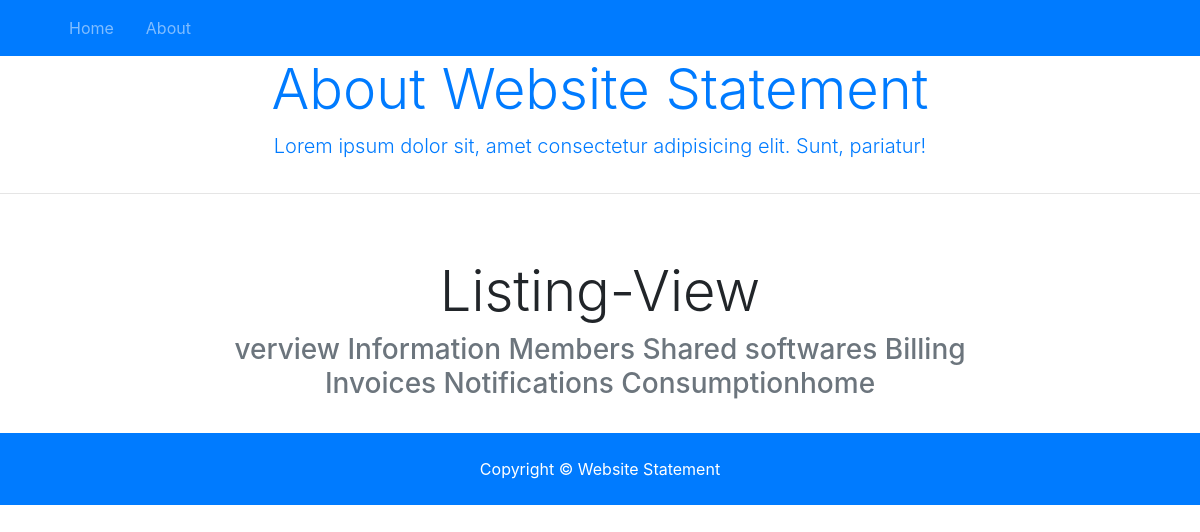
Screenshot of /books/book/1/ with the database file from the repository.
### books/models.py (models this page shows, shortened)
class Books(models.Model):
    title = models.CharField(max_length=100)
    slug = models.SlugField(null=True)
    post = models.TextField(max_length=250, blank=True)
    author = models.CharField(max_length=100)

### books/views.py (the view)
# urls.py: path('book/<int:pk>/', BookDetailView.as_view(), name='book_detail'),
class BookDetailView(DetailView):
    model = Books
    template_name = 'book_detail.html'
    def get_context_data(self, **kwargs):
        context = super().get_context_data(**kwargs)
        context['time'] = timezone.now()
        return context

### templates/book_detail.html (shortened to what this page needs)
    {% extends "base.html" %}
    {% block content %}
    <div class="container" style="max-width:800px">
        <div class="px-3 py-3 pt-md-5 pb-md-4 mx-auto text-center">
            <h1 class="display-4">{{books.title}}</h1>
            <div class="d-flex justify-content-between align-items-center">
                <h3 class="text-muted">{{books.post}}</h3>
            </div>
        </div>
    </div>
    {% endblock %}

### rows the page displays
Books: title "Listing-View", post "verview Information Members Shared softwares Billing Invoices Notifications Consumptionhome"
